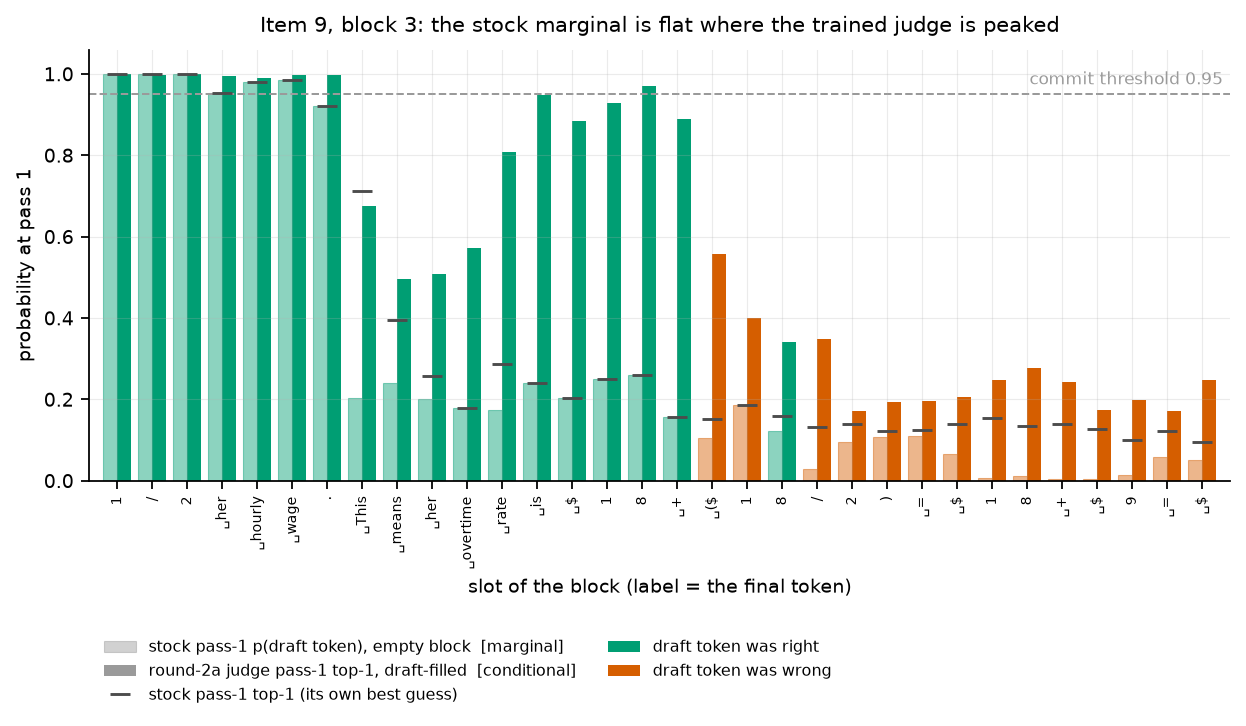

Write Python code to recreate this figure.
#!/usr/bin/env python
"""F2 -- marginal vs conditional, GSM8K frozen-train item 9, block index 2 (the third block).

Data (recorded traces, no GPU):
  logs/draftalign/da_decode/gsm8k_B32_t95_dv-s8_blind_q50/traces/calibvalid/00009.npz
      judge_q[2]  = q_i, the STOCK model's pass-1 probability of the drafter's token,
                    read from the empty-block forward (the MARGINAL).
      judge_p[2]  = the stock pass-1 top-1 probability at slot i.
      draft_tokens[2], tokens[2] = the drafter's block and the decode's final block.
  logs/draftalign/da_decode/gsm8k_B32_t95_dv-s8_full_c95_adb3106a4d/traces/calibvalid/00009.npz
      judge_p[2]  = the ROUND-2a judge's pass-1 top-1 probability with the block
                    draft-filled (the CONDITIONAL).
The drafter's block and the final tokens are byte-identical between the two cells for
this block (checked in the script), so the two readings describe the same 32 slots.

Usage: /venv/main/bin/python results/figures/draftalign/F2_marginal_vs_conditional.py
"""
import os
import sys

import numpy as np

sys.path.insert(0, os.path.dirname(os.path.abspath(__file__)))
from _common import C, ROOT, style          # noqa: E402

style()
import matplotlib.pyplot as plt             # noqa: E402

BLIND = f"{ROOT}/logs/draftalign/da_decode/gsm8k_B32_t95_dv-s8_blind_q50/traces/calibvalid/00009.npz"
FULL = f"{ROOT}/logs/draftalign/da_decode/gsm8k_B32_t95_dv-s8_full_c95_adb3106a4d/traces/calibvalid/00009.npz"
B = 2                                       # block index 2 = the third generated block

b, f = np.load(BLIND), np.load(FULL)
assert np.array_equal(b["draft_tokens"][B], f["draft_tokens"][B]), "drafts differ between cells"
assert np.array_equal(b["tokens"][B], f["tokens"][B]), "final tokens differ between cells"

D, T = b["draft_tokens"][B], b["tokens"][B]
right = D == T
q_stock = b["judge_q"][B]                   # marginal: stock p(draft token), empty block
p_stock = b["judge_p"][B]                   # stock pass-1 top-1
p_judge = f["judge_p"][B]                   # conditional: trained judge top-1, draft-filled

# the token strings are hard-coded from a CPU tokenizer decode of the same arrays
# (AutoTokenizer JetLM/SDAR-30B-A3B-Chat-b32 @ c351bbc) so the figure needs no model files
LBL = ["1", "/", "2", " her", " hourly", " wage", ".", " This", " means", " her",
       " overtime", " rate", " is", " $", "1", "8", " +", " ($", "1", "8", "/", "2",
       ")", " =", " $", "1", "8", " +", " $", "9", " =", " $"]

x = np.arange(32)
w = 0.4
fig, ax = plt.subplots(figsize=(9.2, 3.5))

for i in range(32):
    col = C["right"] if right[i] else C["wrong"]
    ax.bar(x[i] - w / 2, q_stock[i], w, color=col, alpha=0.45, edgecolor=col, linewidth=0.5)
    ax.bar(x[i] + w / 2, p_judge[i], w, color=col, alpha=1.0, edgecolor="none")

ax.plot(x, p_stock, ls="none", marker="_", ms=9, mew=1.3, color=C["stock"], zorder=5)
ax.axhline(0.95, color=C["grey"], lw=0.9, ls="--", zorder=1)
ax.text(31.6, 0.965, "commit threshold 0.95", ha="right", va="bottom", fontsize=7.5, color=C["grey"])

ax.set_xticks(x)
ax.set_xticklabels([r.replace(" ", "␣") for r in LBL], rotation=90, fontsize=6.5)
ax.set_xlim(-0.8, 31.8)
ax.set_ylim(0, 1.06)
ax.set_ylabel("probability at pass 1")
ax.set_xlabel("slot of the block (label = the final token)")
ax.set_title("Item 9, block 3: the stock marginal is flat where the trained judge is peaked", pad=8)

handles = [
    plt.Rectangle((0, 0), 1, 1, fc=C["grey"], alpha=0.45, ec=C["grey"], lw=0.5),
    plt.Rectangle((0, 0), 1, 1, fc=C["grey"]),
    plt.Line2D([], [], ls="none", marker="_", ms=9, mew=1.3, color=C["stock"]),
    plt.Rectangle((0, 0), 1, 1, fc=C["right"]),
    plt.Rectangle((0, 0), 1, 1, fc=C["wrong"]),
]
labels = ["stock pass-1 p(draft token), empty block  [marginal]",
          "round-2a judge pass-1 top-1, draft-filled  [conditional]",
          "stock pass-1 top-1 (its own best guess)",
          "draft token was right", "draft token was wrong"]
ax.legend(handles, labels, ncol=2, fontsize=7.2, loc="lower left", bbox_to_anchor=(0.0, -0.55))

out = os.path.join(os.path.dirname(os.path.abspath(__file__)), "F2_marginal_vs_conditional.png")
fig.savefig(out)
print("wrote", out)
print("draft==final:", int(right.sum()), "/ 32 =", round(float(right.mean()), 4))
print("slots 7-16 (all draft-right): mean marginal q %.3f, mean judge p %.3f"
      % (q_stock[7:17].mean(), p_judge[7:17].mean()))
print("slots 17-31 (14/15 draft-wrong): mean marginal q %.3f, mean judge p %.3f"
      % (q_stock[17:].mean(), p_judge[17:].mean()))
